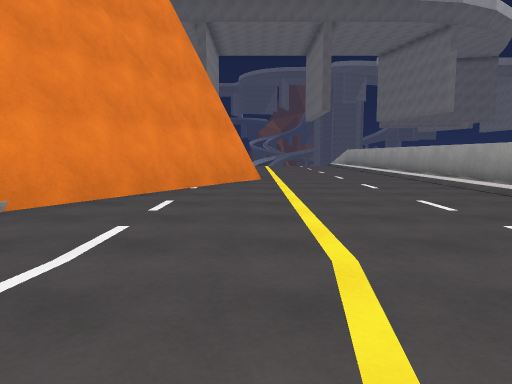
[1] (above)

17 first-person views from a walk through a 3-D level made in the Unity game engine. The camera is 1.2 m above the floor, tilts 6° down and sees 70° across. The floor is counted in squares, 2 m on a side. Each view is taken from the middle of a square. On the plan, view 1 faces up. The plan holds only what a view shows up to about 10 squares ahead; the rest is blank. The place goes on beyond the plan. The player is left out. Surface patterns are stand-ins for the level's own textures.

[2]
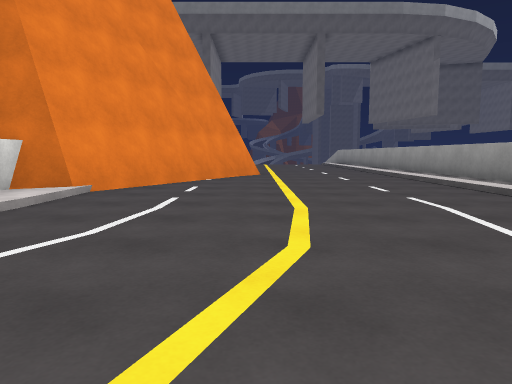

[3]
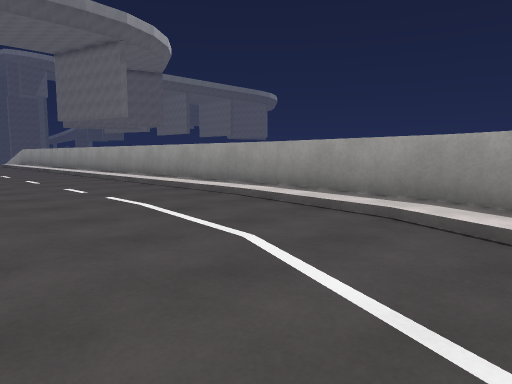

[4]
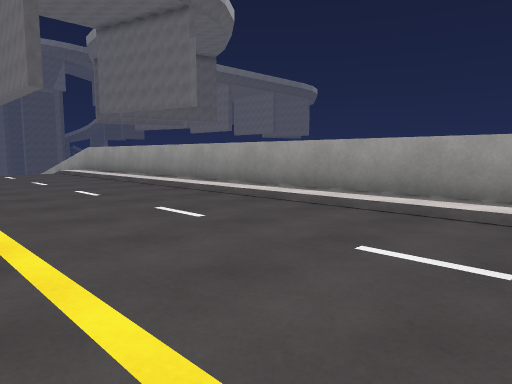

[5]
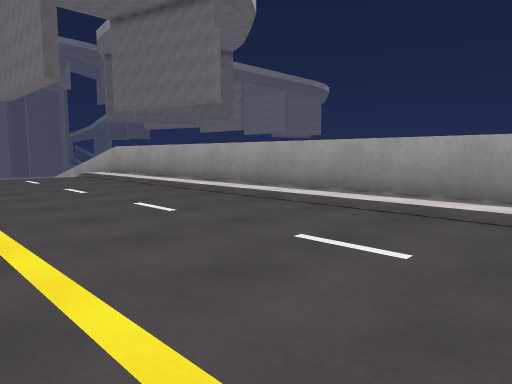

[6]
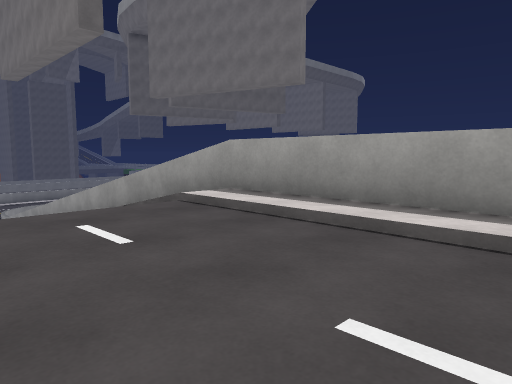

[7]
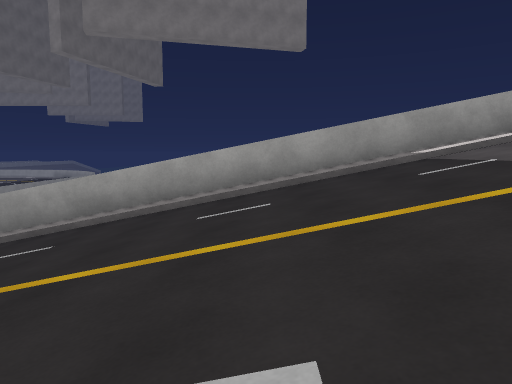

[8]
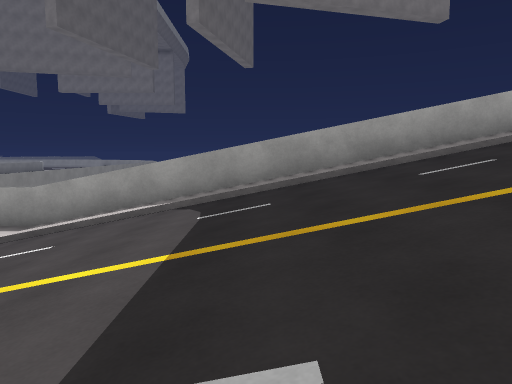

[9]
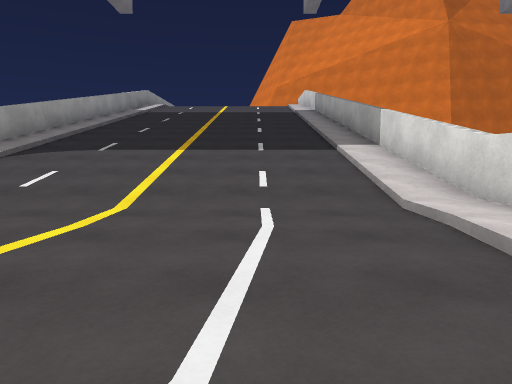

[10]
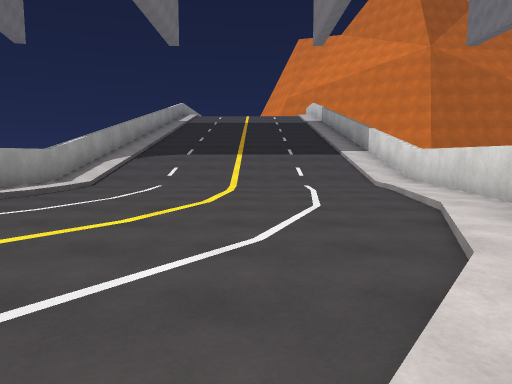

[11]
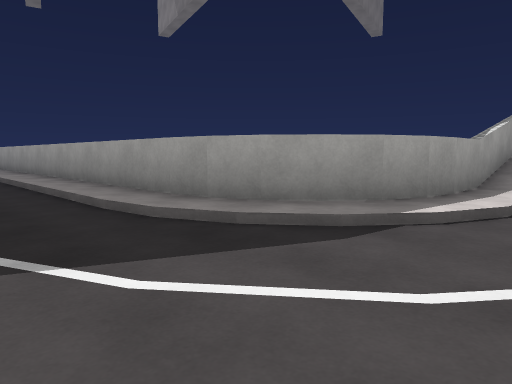

[12]
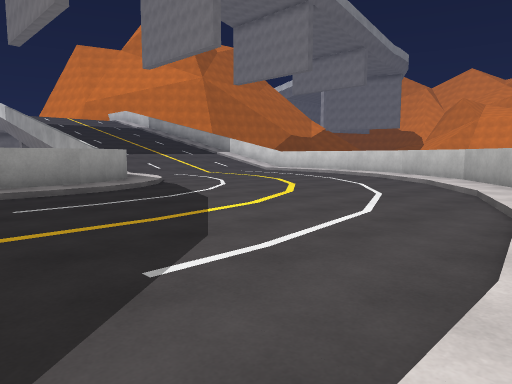

[13]
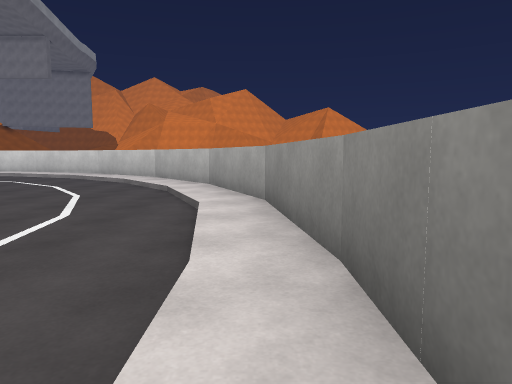

[14]
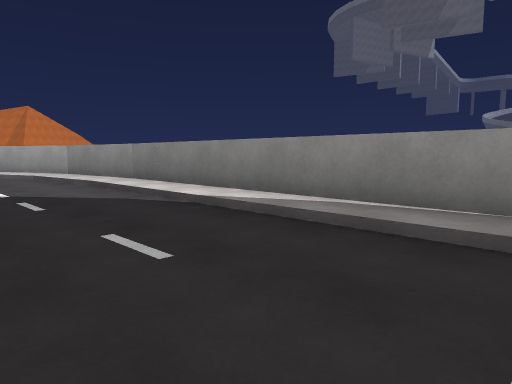

[15]
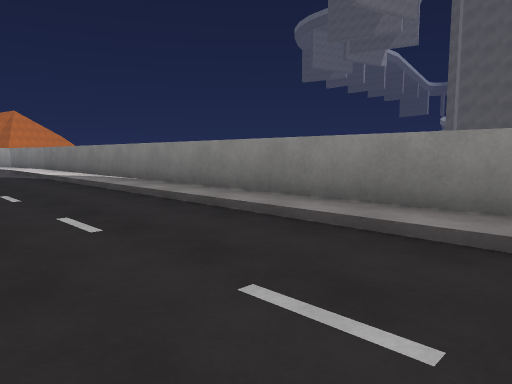

[16]
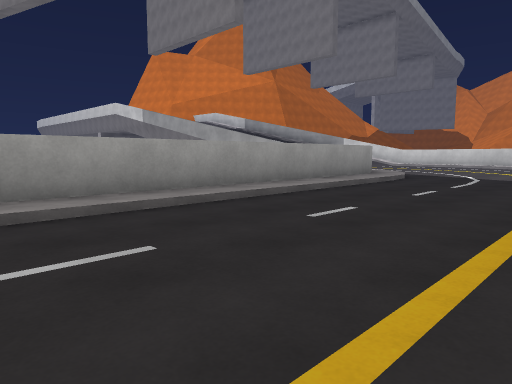

[17]
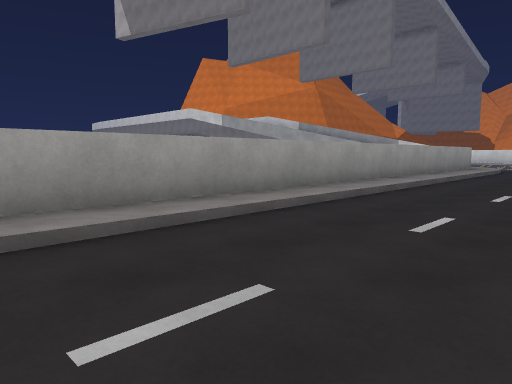

### Floor plan
Key: @ floor where view 1 was taken; # wall or solid block; . main floor; : floor 0.25 m higher than the main floor; + floor 6 m higher than the main floor; * floor 6.25 m higher than the main floor; / step, stairs or slope.
Columns run from 4 left of view 1 to 20 right of it. Each row starts with its distance up from view 1.
 45         ################
 44       ###::::::::::::::::
 43     ###//................
 42    ##:/..................
 41   ##/............... ....
 40   #:................ ....
 39    /.....................
 38   /......................
 37 ##/......//::::::::::::::
 36 #:....../:##############
 35 #:....../##
 34 #:......:#
 33 #:......:#
 32 #////////#
 31 #////////#
 30 #////////#
 29  ////////#
 28  ////////#
 27  ////////#
 26     /////#
 25    //////#
 24   ///////#
 23    //////#
 22     /////#
 21       ///#
 20        //#
 19         /#
 18       ++*#
 17      +++*#
 16      +++*#
 15      +++*#
 14      +++*#
 13      +++*#
 12      +++*#
 11     ++++*#
 10     ++++*#
  9     ++++*#
  8    #++++*#
  7   ##++++*#
  6   #+++++*#
  5  ##+++++*#
  4 ##++++++*#
  3 #*++++++*#
  2  *++++++*#
  1   ++++++*#
  0   ++@+++*#
 -1    ++++/##
 -2     +++/

Where each view was taken, in squares from view 1:
view 1: 0 up, 0 right, facing up
view 2: 2 down, 0 right, facing up
view 3: 2 down, 0 right, facing up-right
view 4: 6 up, 0 right, facing up-right
view 5: 8 up, 0 right, facing up-right
view 6: 14 up, 1 right, facing up-right
view 7: 24 up, 2 left, facing right
view 8: 29 up, 2 left, facing right
view 9: 37 up, 1 left, facing down
view 10: 41 up, 0 right, facing down
view 11: 39 up, 3 right, facing down-right
view 12: 44 up, 9 right, facing down-left
view 13: 44 up, 9 right, facing left
view 14: 41 up, 14 right, facing up-left
view 15: 41 up, 20 right, facing up-left
view 16: 41 up, 15 right, facing down-left
view 17: 40 up, 20 right, facing down-left
